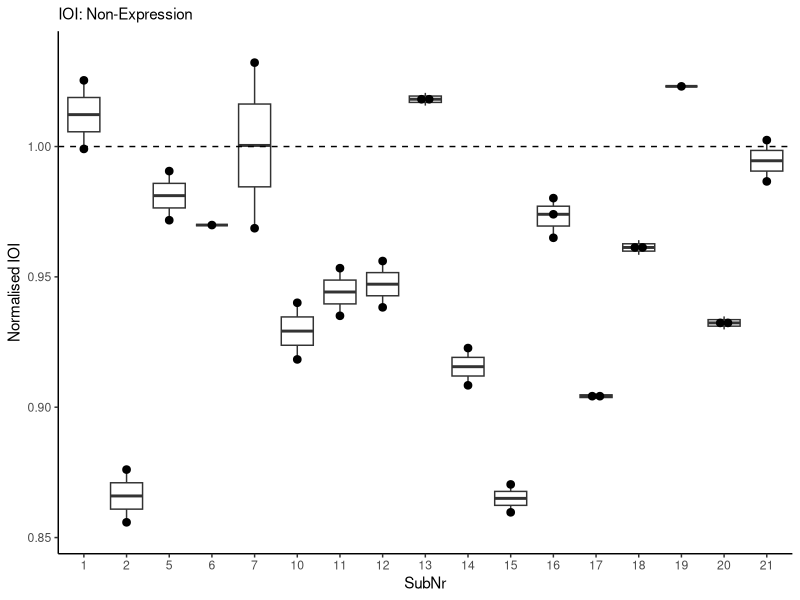
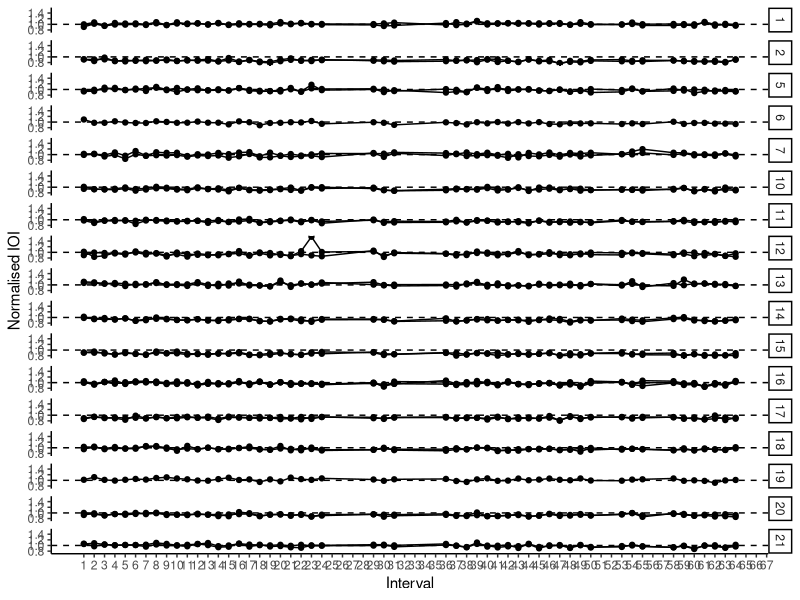
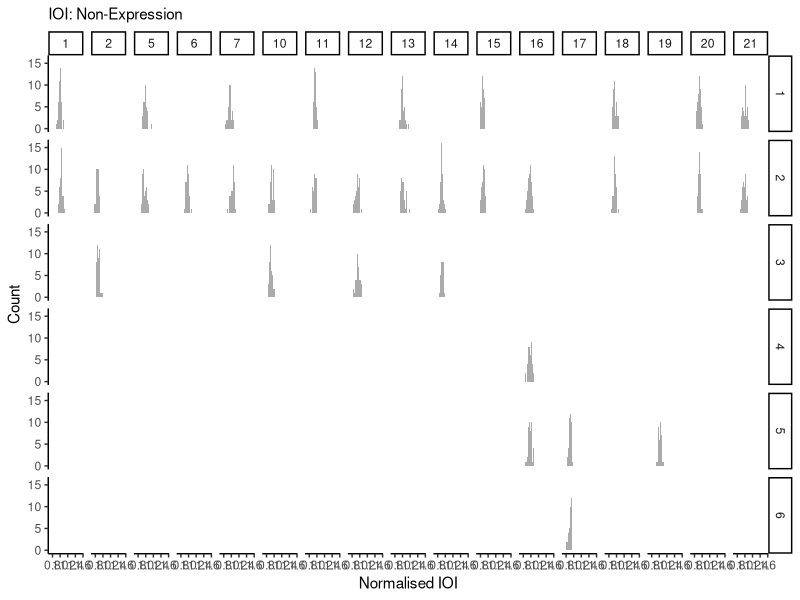
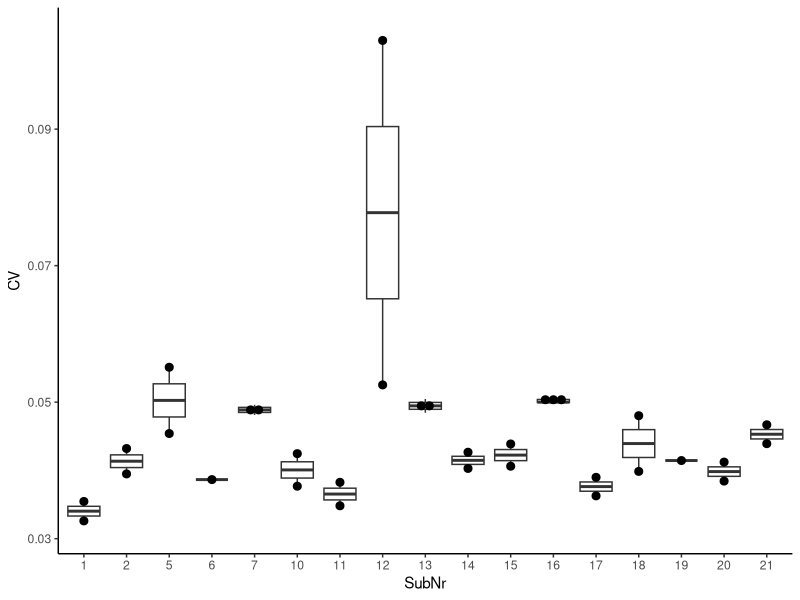

Source code (R) for these figures, in order:
## ---- chunk 1
# packages
# data manipulation
if (!require("data.table")) {install.packages("data.table"); require("data.table")}
# plot
if (!require("ggplot2")) {install.packages("ggplot2"); require("ggplot2")}

# ggplots
theme_set(theme_classic())
theme_update(legend.position = "bottom")
## ---- chunk 2
dt_ioi <- fread("./preprocessor/filtered/data_onset.csv", header = T, sep = ",", dec = ".") # read a filtered csv

# SubNr as a factor
dt_ioi$SubNr <- as.factor(dt_ioi$SubNr)

# assign RowNr
dt_ioi$RowNr <- rep(1:72, nrow(dt_ioi)/72)
## ---- chunk 3
# calculate normIOIs
dt_ioi$IOI <- diff(c(0, dt_ioi$TimeStamp))

# convert bpm to ms
dt_ioi[Tempo == 120]$Tempo <- 250
dt_ioi[Tempo == 110]$Tempo <- 273
dt_ioi[Tempo == 100]$Tempo <- 300

# normalise IOIs
dt_ioi$normIOI <- dt_ioi$IOI/dt_ioi$Tempo

# remove the first note
dt_ioi <- dt_ioi[RowNr != 1]

# assign Interval
dt_ioi$Interval <- rep(1:71, nrow(dt_ioi)/71)

# remove irrelevant intervals
ls_irrelevant <- list(c(25:28), c(32:35), c(51:52), c(56:57), c(65:71))
dt_ioi$EighthNote <- "Yes"

for (phrase in 1:length(ls_irrelevant)){
  for (note in 1:length(ls_irrelevant[[phrase]])){
    dt_ioi[Interval == ls_irrelevant[[phrase]][note]]$EighthNote <- "No"
  }
}
## ---- chunk 4
# For each individual
ioi <- dt_ioi[EighthNote == "Yes", .(N = length(normIOI), Mean = mean(normIOI), SD = sd(normIOI)), by = .(SubNr)]
print(ioi)
## ---- chunk 5
ioi_trial <- dt_ioi[EighthNote == "Yes", .(N = length(normIOI), Mean = mean(normIOI), SD = sd(normIOI)), by = .(SubNr, TrialNr)]

p_ioi <- ggplot(data = ioi_trial, aes(x = SubNr, y = Mean)) +
  geom_boxplot() +
  geom_dotplot(binaxis = 'y', stackdir = 'center', dotsize = 0.5) +
  geom_hline(yintercept = 1, linetype = "dashed") + # Tempo
  labs(y = "Normalised IOI", subtitle = "IOI: Non-Expression")
p_ioi
## ---- chunk 6
# For each individual
ioi_seq <- dt_ioi[EighthNote == "Yes", .(N = length(normIOI), Mean = mean(normIOI)), by = .(SubNr, TrialNr, Interval)]

p_ioi_seq <- ggplot(data = ioi_seq, aes(x = Interval, y = Mean, group = TrialNr)) +
  geom_line() +
  geom_point() +
  geom_hline(yintercept = 1, linetype = "dashed") + # Tempo
  facet_grid(SubNr ~ .) +
  labs(x = "Interval", y = "Normalised IOI") + scale_x_continuous(breaks=seq(1,71,1))
p_ioi_seq
## ---- chunk 7
p_ioi_dis <- ggplot(dt_ioi[EighthNote == "Yes"], aes(x = normIOI)) +
  geom_histogram(binwidth = .02, alpha = .5, position = "identity") +
  facet_grid(TrialNr ~ SubNr) +
  labs(x = "Normalised IOI", y = "Count", subtitle = "IOI: Non-Expression")
p_ioi_dis
## ---- chunk 8
# Group mean
ioi_all <- ioi[, .(N = length(Mean), Mean = mean(Mean), SD = sd(Mean))]
print(ioi_all)
## ---- chunk 9
excluded_ioi <- ioi_trial[Mean < ioi_all$Mean+3*ioi_all$SD & Mean > ioi_all$Mean-3*ioi_all$SD]
print(excluded_ioi)
## ---- chunk 10
# for each participant
cv <- dt_ioi[EighthNote == "Yes", .(N = length(normIOI), CV = sd(normIOI)/mean(normIOI)) , by = .(SubNr)]
cv
## ---- chunk 11
cv_trial <- dt_ioi[EighthNote == "Yes", .(N = length(normIOI), CV = sd(normIOI)/mean(normIOI)) , by = .(SubNr, TrialNr)]

p_cv_box <- ggplot(cv_trial, aes(x = SubNr, y = CV)) +
  geom_boxplot() +
  geom_dotplot(binaxis = 'y', stackdir = 'center', dotsize = 0.5)
p_cv_box
## ---- chunk 12
# for all
cv_all <- cv[, .(N = length(CV), Mean = mean(CV), SD = sd(CV))]
print(cv_all)
## ---- chunk 13
excluded_cv <- cv_trial[CV < cv_all$Mean+3*(cv_all$SD) & CV > cv_all$Mean-3*cv_all$SD]
print(excluded_cv)
## ---- chunk 14
fwrite(excluded_cv, "./onset_valid.csv")
